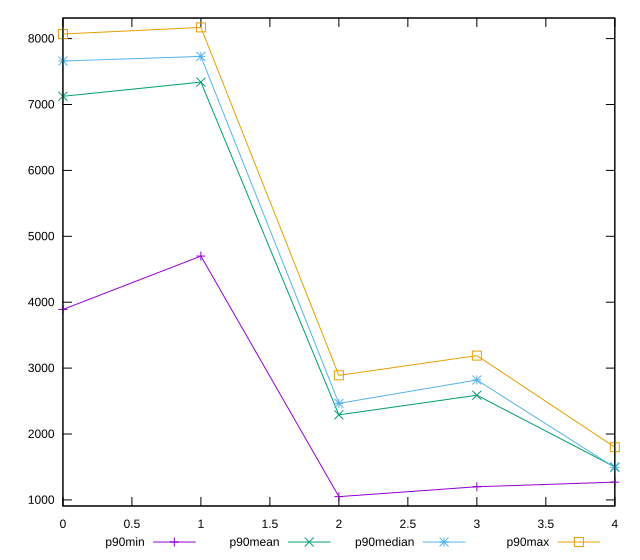

Write gnuplot code to recreate this figure.
reset

$p90Min <<EOF
0 3890
1 4700
2 1050
3 1200
4 1270
EOF

$p90Mean <<EOF
0 7124.787234042553
1 7339.893617021276
2 2290.9574468085107
3 2588.6170212765956
4 1499.5744680851064
EOF

$p90Median <<EOF
0 7660
1 7730
2 2465
3 2820
4 1490
EOF

$p90Max <<EOF
0 8070
1 8170
2 2890
3 3190
4 1800
EOF

set key outside below
set xrange [0:4]
set yrange [907.6:8312.4]
set trange [907.6:8312.4]
set terminal svg size 640, 560 enhanced background rgb 'white'
set output "report_00014_2021-02-09T15:56:05.503Z/uses-text-compression/progression/value.svg"

plot $p90Min title "p90min" with linespoints, \
     $p90Mean title "p90mean" with linespoints, \
     $p90Median title "p90median" with linespoints, \
     $p90Max title "p90max" with linespoints

reset
